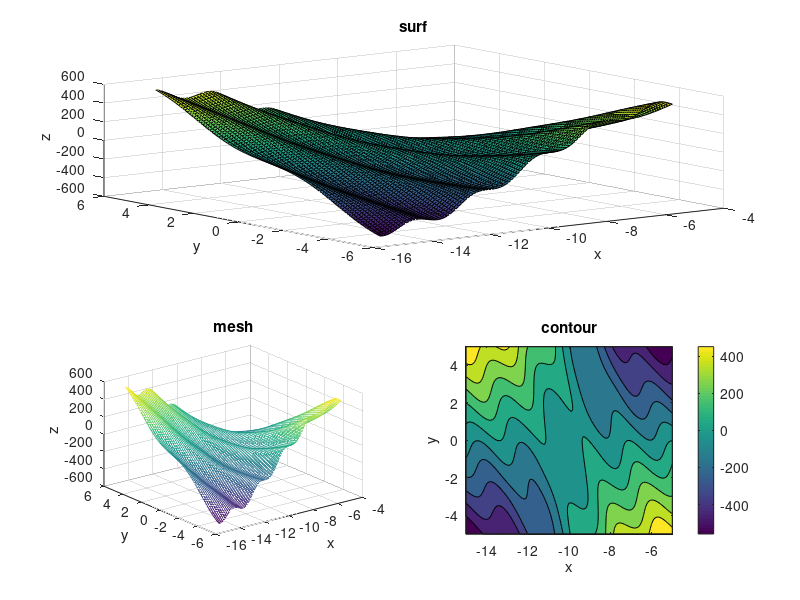

Write the MATLAB code that produced this figure.

x = -5:-0.1:-15;
y = 5:-0.1:-5;
[X,Y] = meshgrid(x,y);
Z = Y * sin(pi*(X/10))+5*cos((X^2+Y^2)/8)+cos(X+Y)*cos(3*X-Y);

figure('Name', 'Grafica')
hold on
subplot(2,2,1:2)
surf(X,Y,Z)
title('surf')
xlabel('x')
ylabel('y')
zlabel('z')
subplot(2,2,3)
mesh(X,Y,Z)
title('mesh')
xlabel('x')
ylabel('y')
zlabel('z')
subplot(2,2,4)
contourf(X,Y,Z)
colorbar
title('contour')
xlabel('x')
ylabel('y')
zlabel('z')
hold off
